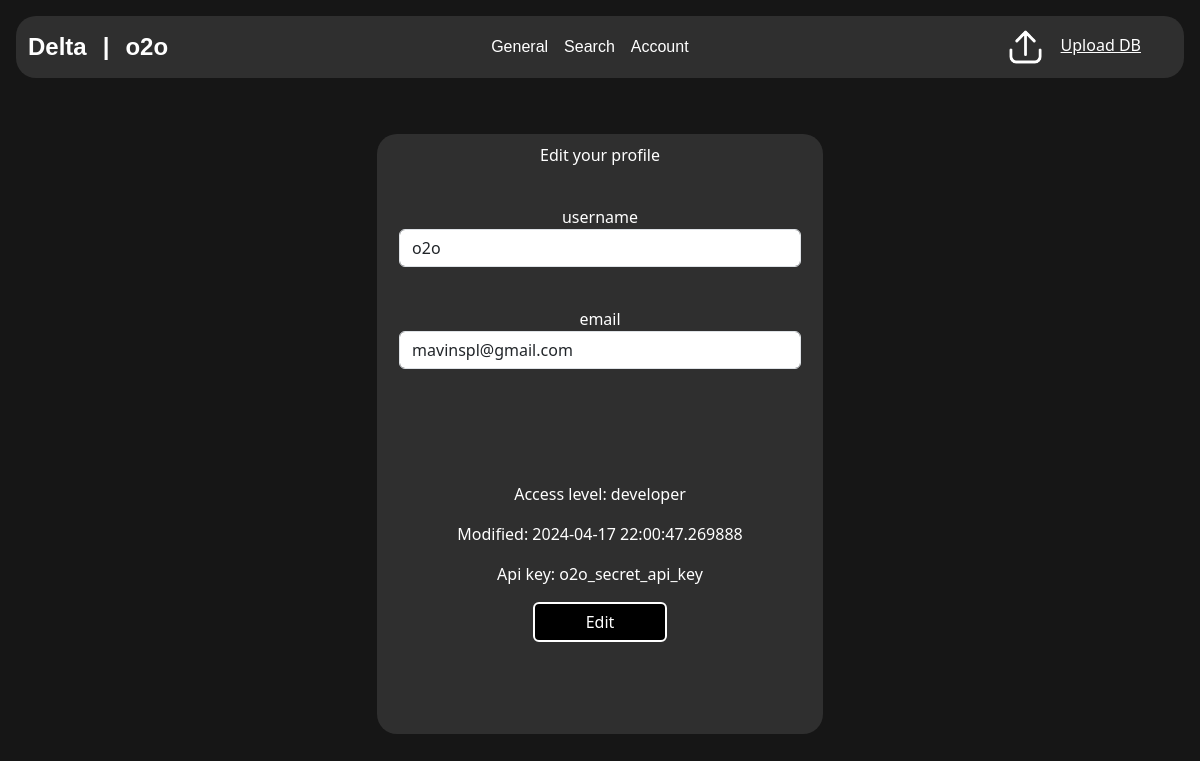
Before: /account (signed in) with the older database file.
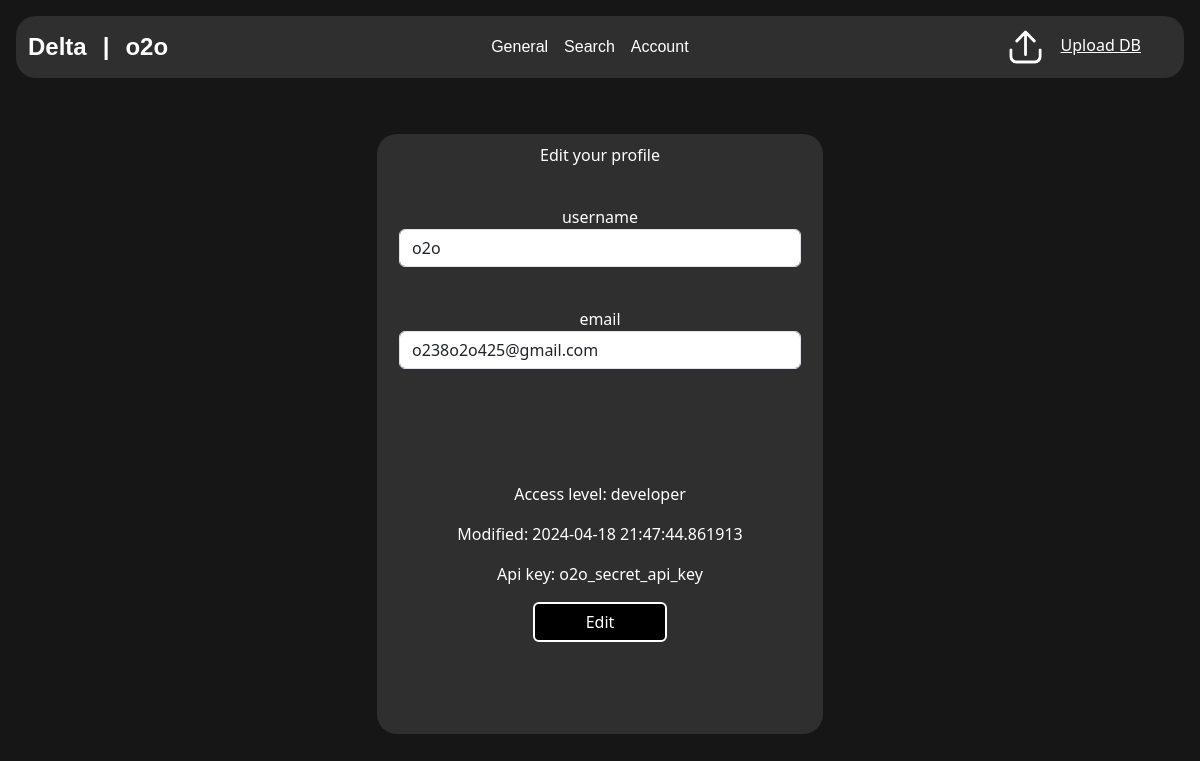
After: the same page with the newer database file.
### sql.py (models this page shows, shortened)
class User(SqlAlchemyBase, UserMixin, SerializerMixin):
    __tablename__ = 'users'
    id = sqlalchemy.Column(
        sqlalchemy.Integer, primary_key=True, autoincrement=True)
    username = sqlalchemy.Column(sqlalchemy.String, nullable=False)
    email = sqlalchemy.Column(
        sqlalchemy.String, index=True, unique=True, nullable=False)
    hashed_password = sqlalchemy.Column(sqlalchemy.String, nullable=False)
    access = sqlalchemy.Column(sqlalchemy.Integer, sqlalchemy.ForeignKey(
        'access.id'), default=1, nullable=False)
    modified_date = sqlalchemy.Column(
        sqlalchemy.DateTime, default=datetime.datetime.now)
    access_level = orm.relationship('AccessRights')
    api_key = orm.relationship('ApiKeyAsoc')
    db_links = orm.relationship('Upload_DB')

class AccessRights(SqlAlchemyBase, UserMixin, SerializerMixin):
    __tablename__ = 'access'
    id = sqlalchemy.Column(
        sqlalchemy.Integer, primary_key=True, autoincrement=True)
    level = sqlalchemy.Column(sqlalchemy.String, unique=True, nullable=False)
    user = orm.relationship("User", back_populates='access_level')

class ApiKeyAsoc(SqlAlchemyBase, UserMixin, SerializerMixin):
    __tablename__ = 'api_keys'
    id = sqlalchemy.Column(
        sqlalchemy.Integer, primary_key=True, autoincrement=True)
    key = sqlalchemy.Column(sqlalchemy.String, nullable=False, index=True)
    user_id = sqlalchemy.Column(
        sqlalchemy.Integer, sqlalchemy.ForeignKey('users.id'), nullable=False)
    user = orm.relationship("User", back_populates='api_key')

### core.py (the view, shortened to what this page needs)
@app.route('/account', methods=['GET', 'POST']) # форма изменения данных акканта
@login_required
def account():
    form = EditForm()
    data = {}
    if request.method == 'GET':
        db_sess = create_session()
        user = db_sess.query(User).filter(
            User.email == current_user.email).first()
        if user:
            form.username.data = user.username
            form.email.data = user.email
            api_key = get_api_key(user)
            data = {
                'modified_date': user.modified_date,
                'access_level': user.access_level.level,
                'api_key': api_key
            }
        else:
            abort(404)
    return render_template('account.html', form=form, title='Account', data=data)

### core.py
class EditForm(FlaskForm):
    username = StringField('username', validators=[DataRequired()])
    email = StringField('email', validators=[DataRequired()])
    submit = SubmitField('Edit')

### core.py (called while the page is built)
@login_manager.user_loader
def load_user(user_id):
    db_sess = create_session()
    return db_sess.query(User).get(user_id)

### sql.py (called while the page is built)
def create_session() -> Session:  # создание сессии для работы с бд
    global __factory
    return __factory()

def get_api_key(user: User) -> str:  # получение api ключа по юзеру
    db_sess = create_session()
    api_asoc = db_sess.query(ApiKeyAsoc).filter(
        ApiKeyAsoc.user_id == user.id).first()
    if api_asoc:
        return api_asoc.key

### templates/account.html (shortened to what this page needs)
{% extends "base.html" %} {% block content %}
<div class="edit_form">
    <form method="post">
        <p  style="padding-top: 2%;">Edit your profile</p>
        <p>
            {{ form.username.label(style="margin-top: 5%") }}<br>
            {{ form.username(class="form-control") }}<br>
        </p>
        <p>
            {{ form.email.label }}<br>
            {{ form.email(class="form-control", type="email") }}<br>
        </p>
        <div style="margin-top: 20%;">
            <p>Access level: {{ data["access_level"] }}</p>
            <p>Modified: {{ data["modified_date"] }}</p>
            <p>Api key: {{ data["api_key"] }}</p>
            <p>{{ form.submit(type="submit", class="btn btn-primary", style="width: 30%; margin-bottom: `1%") }}</p>
        </div>
    </form>
</div>
{% endblock %}

### templates/base.html (shortened to what this page needs)
<!DOCTYPE html>
<html lang="en">
  <head>
    <link href="https://cdn.jsdelivr.net/npm/bootstrap@5.3.3/dist/css/bootstrap.min.css" rel="stylesheet">
    <link href="https://getbootstrap.com/docs/5.3/assets/css/docs.css" rel="stylesheet">
    <link rel="stylesheet" type="text/css" href="static/css/style.css" />
  </head>
  <body class="p-3 m-0 border-0 bd-example m-0 border-0">
    <nav class="navbar navbar-expand-lg">
      <div class="container-fluid">
        <a class="navbar-brand" href="/search">Delta</a>
        <a class="navbar-brand">|</a>
          {% if current_user.is_authenticated %}
              <a class="navbar-brand" href="/logout">{{ current_user.username }}</a>
          {% else %}
              <a class="navbar-brand" href="/login"><u>Sign in</u></a>
          {% endif %}
        <div class="collapse navbar-collapse" id="navbarNavAltMarkup">
          <div class="navbar-nav">
            <a class="nav-link" href="/">General</a>
            <a class="nav-link" href="/search">Search</a>
            <a class="nav-link" href="/account">Account</a>
          </div>
        </div>
      </div>
      {% if current_user.is_authenticated %}
        <div class="upload up-2">
          <a href="/upload"><img src="static/data/upload.png" class="upload-button">Upload DB</a>
        </div>
      {% endif %}
    </nav>
    <main role="main" class="container">{% block content %}{% endblock %}</main>
  </body>
</html>

### static/css/style.css (style rules this page uses)
body { background-color: #161616; }
p { color: #ffffff; text-align: center; }
div { margin-left: auto; margin-right: auto; }
.btn { background-color: black; border: 2px solid white; }
a { color: #ffffff; }
nav.navbar { background-color: #2f2f2f; border-radius: 20px; }
a.navbar-brand { color: #ffffff; font-family: Arial; font-size: 150%; font-weight: bold; }
a.nav-link { color: #ffffff; font-family: Arial; font-size: 100%; }
.edit_form { background-color: #2f2f2f; border-radius: 20px; margin-top: 5%; width: 40%; height: 600px; }
.form-control { margin-left: auto; margin-right: auto; width: 90%; }
div.upload { margin-right: 0; }
img.upload-button { width: 30%; padding-right: 10%; }

Changed rows visible on the page:
changed User: email "mavinspl@gmail.com" → "o238o2o425@gmail.com"; modified_date "2024-04-17 22:00:47.269888" → "2024-04-18 21:47:44.861913"
